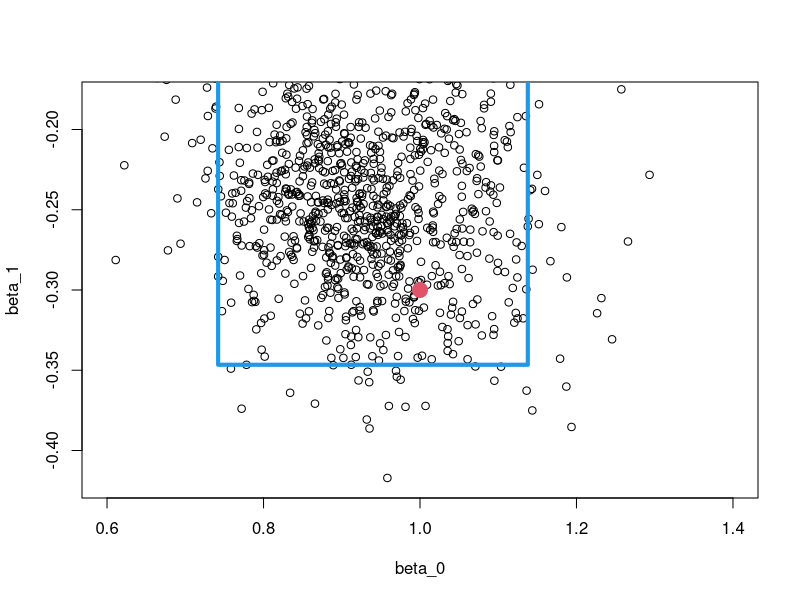

Source code (R):
# Hacemos un bootstrapping para nuestra regresion lineal



# Bootstrapping

tamano_muestral <- 23
iteraciones <- 1000
beta_0 <- 1
beta_1 <- -0.3
desv_est_error <- 0.5

genera_x <- function(n){
  seq(-3,3, length.out = n)
}

genera_y <- function(x, beta_0, beta_1) {
  beta_1*x + beta_0 + rnorm(length(x), 0 , desv_est_error)
}

datos_x <- genera_x(tamano_muestral)
datos_y <- genera_y(datos_x, beta_0, beta_1)

lm(datos_y ~ datos_x) -> modelo #regresion
coefficients(modelo) -> coeficientes_muestrales
confint(modelo) # intervalo de confianza

beta_0_estimado <- beta_1_estimado <- vector()

for (i in seq_len(iteraciones)) {
  muestra <- sample(seq_along(datos_x), length(datos_x), replace = TRUE)
  muestra_x <- datos_x[muestra]
  muestra_y <- datos_y[muestra]
  lm(muestra_y ~ muestra_x) -> modelo
  coeficientes <- coefficients(modelo)
  beta_0_estimado[i] <- coeficientes[1]
  beta_1_estimado[i] <- coeficientes[2]
}


data.frame(
  limite=c("LI","LS"),
  beta_0 = quantile(beta_0_estimado, c(0.025, 0.975)),
  beta_1 = quantile(beta_1_estimado, c(0.025, 0.975))
) -> intervalo_bootstraping

intervalo_bootstraping

plot(beta_0, beta_1)
points(beta_0_estimado, beta_1_estimado)
points(coeficientes_muestrales[1],coeficientes_muestrales[2])
points(beta_0, beta_1, pch=20, col=2, cex=3)
rect(
  intervalo_bootstraping$beta_0[1],
  intervalo_bootstraping$beta_1[1],
  intervalo_bootstraping$beta_0[2],
  intervalo_bootstraping$beta_1[2],
  border = 4,
  lwd=4
  )
